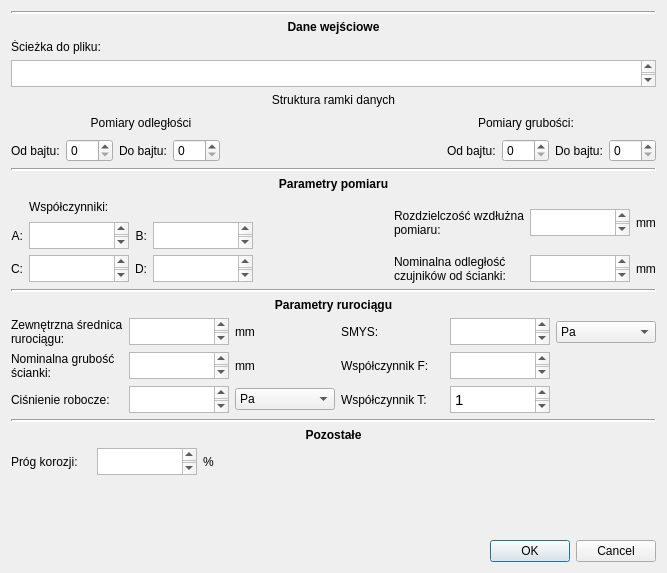
<?xml version="1.0" encoding="UTF-8"?>
<ui version="4.0">
 <class>Dialog</class>
 <widget class="QDialog" name="Dialog">
  <property name="geometry">
   <rect>
    <x>0</x>
    <y>0</y>
    <width>667</width>
    <height>573</height>
   </rect>
  </property>
  <property name="maximumSize">
   <size>
    <width>16777215</width>
    <height>16777215</height>
   </size>
  </property>
  <property name="windowTitle">
   <string>Dialog</string>
  </property>
  <layout class="QGridLayout" name="gridLayout_4">
   <item row="0" column="0">
    <widget class="Line" name="line_2">
     <property name="lineWidth">
      <number>2</number>
     </property>
     <property name="orientation">
      <enum>Qt::Horizontal</enum>
     </property>
    </widget>
   </item>
   <item row="1" column="0">
    <widget class="QLabel" name="label_30">
     <property name="font">
      <font>
       <weight>75</weight>
       <bold>true</bold>
      </font>
     </property>
     <property name="text">
      <string>Dane wejściowe</string>
     </property>
     <property name="alignment">
      <set>Qt::AlignCenter</set>
     </property>
    </widget>
   </item>
   <item row="2" column="0">
    <widget class="QLabel" name="label_6">
     <property name="text">
      <string>Ścieżka do pliku:</string>
     </property>
    </widget>
   </item>
   <item row="3" column="0">
    <widget class="QTextEdit" name="textEdit_url">
     <property name="minimumSize">
      <size>
       <width>0</width>
       <height>0</height>
      </size>
     </property>
     <property name="maximumSize">
      <size>
       <width>16777215</width>
       <height>27</height>
      </size>
     </property>
     <property name="html">
      <string>&lt;!DOCTYPE HTML PUBLIC &quot;-//W3C//DTD HTML 4.0//EN&quot; &quot;http://www.w3.org/TR/REC-html40/strict.dtd&quot;&gt;
&lt;html&gt;&lt;head&gt;&lt;meta name=&quot;qrichtext&quot; content=&quot;1&quot; /&gt;&lt;style type=&quot;text/css&quot;&gt;
p, li { white-space: pre-wrap; }
&lt;/style&gt;&lt;/head&gt;&lt;body style=&quot; font-family:'Ubuntu'; font-size:11pt; font-weight:400; font-style:normal;&quot;&gt;
&lt;p style=&quot;-qt-paragraph-type:empty; margin-top:0px; margin-bottom:0px; margin-left:0px; margin-right:0px; -qt-block-indent:0; text-indent:0px;&quot;&gt;&lt;br /&gt;&lt;/p&gt;&lt;/body&gt;&lt;/html&gt;</string>
     </property>
    </widget>
   </item>
   <item row="4" column="0">
    <widget class="QLabel" name="label_8">
     <property name="text">
      <string>Struktura ramki danych</string>
     </property>
     <property name="alignment">
      <set>Qt::AlignCenter</set>
     </property>
    </widget>
   </item>
   <item row="5" column="0">
    <layout class="QHBoxLayout" name="horizontalLayout_3">
     <item>
      <widget class="QLabel" name="label_23">
       <property name="minimumSize">
        <size>
         <width>260</width>
         <height>0</height>
        </size>
       </property>
       <property name="text">
        <string>Pomiary odległości</string>
       </property>
       <property name="alignment">
        <set>Qt::AlignCenter</set>
       </property>
      </widget>
     </item>
     <item>
      <spacer name="horizontalSpacer_2">
       <property name="orientation">
        <enum>Qt::Horizontal</enum>
       </property>
       <property name="sizeHint" stdset="0">
        <size>
         <width>40</width>
         <height>20</height>
        </size>
       </property>
      </spacer>
     </item>
     <item>
      <widget class="QLabel" name="label_22">
       <property name="minimumSize">
        <size>
         <width>260</width>
         <height>0</height>
        </size>
       </property>
       <property name="text">
        <string>Pomiary grubości:</string>
       </property>
       <property name="alignment">
        <set>Qt::AlignCenter</set>
       </property>
      </widget>
     </item>
    </layout>
   </item>
   <item row="6" column="0">
    <layout class="QHBoxLayout" name="horizontalLayout_2">
     <item>
      <widget class="QLabel" name="label_24">
       <property name="text">
        <string>Od bajtu:</string>
       </property>
      </widget>
     </item>
     <item>
      <widget class="QSpinBox" name="spinBox_dist_b_start">
       <property name="maximum">
        <number>999</number>
       </property>
      </widget>
     </item>
     <item>
      <widget class="QLabel" name="label_25">
       <property name="text">
        <string>Do bajtu:</string>
       </property>
      </widget>
     </item>
     <item>
      <widget class="QSpinBox" name="spinBox_dist_b_end">
       <property name="maximum">
        <number>999</number>
       </property>
      </widget>
     </item>
     <item>
      <spacer name="horizontalSpacer_3">
       <property name="orientation">
        <enum>Qt::Horizontal</enum>
       </property>
       <property name="sizeHint" stdset="0">
        <size>
         <width>40</width>
         <height>20</height>
        </size>
       </property>
      </spacer>
     </item>
     <item>
      <widget class="QLabel" name="label_27">
       <property name="text">
        <string>Od bajtu:</string>
       </property>
      </widget>
     </item>
     <item>
      <widget class="QSpinBox" name="spinBox_thick_b_start">
       <property name="maximum">
        <number>999</number>
       </property>
      </widget>
     </item>
     <item>
      <widget class="QLabel" name="label_26">
       <property name="text">
        <string>Do bajtu:</string>
       </property>
      </widget>
     </item>
     <item>
      <widget class="QSpinBox" name="spinBox_thick_b_end">
       <property name="maximum">
        <number>999</number>
       </property>
      </widget>
     </item>
    </layout>
   </item>
   <item row="7" column="0">
    <widget class="Line" name="line_3">
     <property name="lineWidth">
      <number>2</number>
     </property>
     <property name="orientation">
      <enum>Qt::Horizontal</enum>
     </property>
    </widget>
   </item>
   <item row="8" column="0">
    <widget class="QLabel" name="label_28">
     <property name="font">
      <font>
       <weight>75</weight>
       <bold>true</bold>
      </font>
     </property>
     <property name="text">
      <string>Parametry pomiaru</string>
     </property>
     <property name="alignment">
      <set>Qt::AlignCenter</set>
     </property>
    </widget>
   </item>
   <item row="9" column="0">
    <layout class="QGridLayout" name="gridLayout">
     <item row="0" column="5" rowspan="2">
      <widget class="QLabel" name="label_14">
       <property name="text">
        <string>Rozdzielczość wzdłużna 
pomiaru:</string>
       </property>
      </widget>
     </item>
     <item row="0" column="6" rowspan="2">
      <widget class="QTextEdit" name="textEdit_deltaX">
       <property name="minimumSize">
        <size>
         <width>0</width>
         <height>0</height>
        </size>
       </property>
       <property name="maximumSize">
        <size>
         <width>100</width>
         <height>27</height>
        </size>
       </property>
       <property name="html">
        <string>&lt;!DOCTYPE HTML PUBLIC &quot;-//W3C//DTD HTML 4.0//EN&quot; &quot;http://www.w3.org/TR/REC-html40/strict.dtd&quot;&gt;
&lt;html&gt;&lt;head&gt;&lt;meta name=&quot;qrichtext&quot; content=&quot;1&quot; /&gt;&lt;style type=&quot;text/css&quot;&gt;
p, li { white-space: pre-wrap; }
&lt;/style&gt;&lt;/head&gt;&lt;body style=&quot; font-family:'Ubuntu'; font-size:11pt; font-weight:400; font-style:normal;&quot;&gt;
&lt;p style=&quot;-qt-paragraph-type:empty; margin-top:0px; margin-bottom:0px; margin-left:0px; margin-right:0px; -qt-block-indent:0; text-indent:0px;&quot;&gt;&lt;br /&gt;&lt;/p&gt;&lt;/body&gt;&lt;/html&gt;</string>
       </property>
      </widget>
     </item>
     <item row="0" column="7" rowspan="2">
      <widget class="QLabel" name="label_13">
       <property name="text">
        <string>mm</string>
       </property>
      </widget>
     </item>
     <item row="1" column="0">
      <widget class="QLabel" name="label_2">
       <property name="maximumSize">
        <size>
         <width>20</width>
         <height>16777215</height>
        </size>
       </property>
       <property name="text">
        <string>A:</string>
       </property>
       <property name="alignment">
        <set>Qt::AlignRight|Qt::AlignTrailing|Qt::AlignVCenter</set>
       </property>
      </widget>
     </item>
     <item row="1" column="1">
      <widget class="QTextEdit" name="textEdit_A">
       <property name="minimumSize">
        <size>
         <width>0</width>
         <height>0</height>
        </size>
       </property>
       <property name="maximumSize">
        <size>
         <width>100</width>
         <height>27</height>
        </size>
       </property>
       <property name="html">
        <string>&lt;!DOCTYPE HTML PUBLIC &quot;-//W3C//DTD HTML 4.0//EN&quot; &quot;http://www.w3.org/TR/REC-html40/strict.dtd&quot;&gt;
&lt;html&gt;&lt;head&gt;&lt;meta name=&quot;qrichtext&quot; content=&quot;1&quot; /&gt;&lt;style type=&quot;text/css&quot;&gt;
p, li { white-space: pre-wrap; }
&lt;/style&gt;&lt;/head&gt;&lt;body style=&quot; font-family:'Ubuntu'; font-size:11pt; font-weight:400; font-style:normal;&quot;&gt;
&lt;p style=&quot;-qt-paragraph-type:empty; margin-top:0px; margin-bottom:0px; margin-left:0px; margin-right:0px; -qt-block-indent:0; text-indent:0px;&quot;&gt;&lt;br /&gt;&lt;/p&gt;&lt;/body&gt;&lt;/html&gt;</string>
       </property>
      </widget>
     </item>
     <item row="1" column="2">
      <widget class="QLabel" name="label_3">
       <property name="maximumSize">
        <size>
         <width>20</width>
         <height>16777215</height>
        </size>
       </property>
       <property name="text">
        <string>B:</string>
       </property>
       <property name="alignment">
        <set>Qt::AlignRight|Qt::AlignTrailing|Qt::AlignVCenter</set>
       </property>
      </widget>
     </item>
     <item row="1" column="3">
      <widget class="QTextEdit" name="textEdit_B">
       <property name="minimumSize">
        <size>
         <width>0</width>
         <height>0</height>
        </size>
       </property>
       <property name="maximumSize">
        <size>
         <width>100</width>
         <height>27</height>
        </size>
       </property>
       <property name="html">
        <string>&lt;!DOCTYPE HTML PUBLIC &quot;-//W3C//DTD HTML 4.0//EN&quot; &quot;http://www.w3.org/TR/REC-html40/strict.dtd&quot;&gt;
&lt;html&gt;&lt;head&gt;&lt;meta name=&quot;qrichtext&quot; content=&quot;1&quot; /&gt;&lt;style type=&quot;text/css&quot;&gt;
p, li { white-space: pre-wrap; }
&lt;/style&gt;&lt;/head&gt;&lt;body style=&quot; font-family:'Ubuntu'; font-size:11pt; font-weight:400; font-style:normal;&quot;&gt;
&lt;p style=&quot;-qt-paragraph-type:empty; margin-top:0px; margin-bottom:0px; margin-left:0px; margin-right:0px; -qt-block-indent:0; text-indent:0px;&quot;&gt;&lt;br /&gt;&lt;/p&gt;&lt;/body&gt;&lt;/html&gt;</string>
       </property>
      </widget>
     </item>
     <item row="1" column="4">
      <spacer name="horizontalSpacer">
       <property name="orientation">
        <enum>Qt::Horizontal</enum>
       </property>
       <property name="sizeHint" stdset="0">
        <size>
         <width>40</width>
         <height>20</height>
        </size>
       </property>
      </spacer>
     </item>
     <item row="2" column="0">
      <widget class="QLabel" name="label_4">
       <property name="maximumSize">
        <size>
         <width>20</width>
         <height>16777215</height>
        </size>
       </property>
       <property name="text">
        <string>C:</string>
       </property>
       <property name="alignment">
        <set>Qt::AlignRight|Qt::AlignTrailing|Qt::AlignVCenter</set>
       </property>
      </widget>
     </item>
     <item row="2" column="1">
      <widget class="QTextEdit" name="textEdit_C">
       <property name="minimumSize">
        <size>
         <width>0</width>
         <height>0</height>
        </size>
       </property>
       <property name="maximumSize">
        <size>
         <width>100</width>
         <height>27</height>
        </size>
       </property>
       <property name="html">
        <string>&lt;!DOCTYPE HTML PUBLIC &quot;-//W3C//DTD HTML 4.0//EN&quot; &quot;http://www.w3.org/TR/REC-html40/strict.dtd&quot;&gt;
&lt;html&gt;&lt;head&gt;&lt;meta name=&quot;qrichtext&quot; content=&quot;1&quot; /&gt;&lt;style type=&quot;text/css&quot;&gt;
p, li { white-space: pre-wrap; }
&lt;/style&gt;&lt;/head&gt;&lt;body style=&quot; font-family:'Ubuntu'; font-size:11pt; font-weight:400; font-style:normal;&quot;&gt;
&lt;p style=&quot;-qt-paragraph-type:empty; margin-top:0px; margin-bottom:0px; margin-left:0px; margin-right:0px; -qt-block-indent:0; text-indent:0px;&quot;&gt;&lt;br /&gt;&lt;/p&gt;&lt;/body&gt;&lt;/html&gt;</string>
       </property>
      </widget>
     </item>
     <item row="2" column="2">
      <widget class="QLabel" name="label_5">
       <property name="maximumSize">
        <size>
         <width>20</width>
         <height>16777215</height>
        </size>
       </property>
       <property name="text">
        <string>D:</string>
       </property>
       <property name="alignment">
        <set>Qt::AlignRight|Qt::AlignTrailing|Qt::AlignVCenter</set>
       </property>
      </widget>
     </item>
     <item row="2" column="3">
      <widget class="QTextEdit" name="textEdit_D">
       <property name="minimumSize">
        <size>
         <width>0</width>
         <height>0</height>
        </size>
       </property>
       <property name="maximumSize">
        <size>
         <width>100</width>
         <height>27</height>
        </size>
       </property>
       <property name="html">
        <string>&lt;!DOCTYPE HTML PUBLIC &quot;-//W3C//DTD HTML 4.0//EN&quot; &quot;http://www.w3.org/TR/REC-html40/strict.dtd&quot;&gt;
&lt;html&gt;&lt;head&gt;&lt;meta name=&quot;qrichtext&quot; content=&quot;1&quot; /&gt;&lt;style type=&quot;text/css&quot;&gt;
p, li { white-space: pre-wrap; }
&lt;/style&gt;&lt;/head&gt;&lt;body style=&quot; font-family:'Ubuntu'; font-size:11pt; font-weight:400; font-style:normal;&quot;&gt;
&lt;p style=&quot;-qt-paragraph-type:empty; margin-top:0px; margin-bottom:0px; margin-left:0px; margin-right:0px; -qt-block-indent:0; text-indent:0px;&quot;&gt;&lt;br /&gt;&lt;/p&gt;&lt;/body&gt;&lt;/html&gt;</string>
       </property>
      </widget>
     </item>
     <item row="2" column="5">
      <widget class="QLabel" name="label_15">
       <property name="text">
        <string>Nominalna odległość
czujników od ścianki:</string>
       </property>
      </widget>
     </item>
     <item row="2" column="6">
      <widget class="QTextEdit" name="textEdit_dist">
       <property name="minimumSize">
        <size>
         <width>0</width>
         <height>0</height>
        </size>
       </property>
       <property name="maximumSize">
        <size>
         <width>100</width>
         <height>27</height>
        </size>
       </property>
       <property name="html">
        <string>&lt;!DOCTYPE HTML PUBLIC &quot;-//W3C//DTD HTML 4.0//EN&quot; &quot;http://www.w3.org/TR/REC-html40/strict.dtd&quot;&gt;
&lt;html&gt;&lt;head&gt;&lt;meta name=&quot;qrichtext&quot; content=&quot;1&quot; /&gt;&lt;style type=&quot;text/css&quot;&gt;
p, li { white-space: pre-wrap; }
&lt;/style&gt;&lt;/head&gt;&lt;body style=&quot; font-family:'Ubuntu'; font-size:11pt; font-weight:400; font-style:normal;&quot;&gt;
&lt;p style=&quot;-qt-paragraph-type:empty; margin-top:0px; margin-bottom:0px; margin-left:0px; margin-right:0px; -qt-block-indent:0; text-indent:0px;&quot;&gt;&lt;br /&gt;&lt;/p&gt;&lt;/body&gt;&lt;/html&gt;</string>
       </property>
      </widget>
     </item>
     <item row="2" column="7">
      <widget class="QLabel" name="label_16">
       <property name="text">
        <string>mm</string>
       </property>
      </widget>
     </item>
     <item row="0" column="1">
      <widget class="QLabel" name="label">
       <property name="text">
        <string>Współczynniki:</string>
       </property>
       <property name="alignment">
        <set>Qt::AlignLeading|Qt::AlignLeft|Qt::AlignVCenter</set>
       </property>
      </widget>
     </item>
    </layout>
   </item>
   <item row="10" column="0">
    <widget class="Line" name="line_4">
     <property name="lineWidth">
      <number>2</number>
     </property>
     <property name="orientation">
      <enum>Qt::Horizontal</enum>
     </property>
    </widget>
   </item>
   <item row="11" column="0">
    <widget class="QLabel" name="label_29">
     <property name="font">
      <font>
       <weight>75</weight>
       <bold>true</bold>
      </font>
     </property>
     <property name="text">
      <string>Parametry rurociągu</string>
     </property>
     <property name="alignment">
      <set>Qt::AlignCenter</set>
     </property>
    </widget>
   </item>
   <item row="12" column="0">
    <layout class="QGridLayout" name="gridLayout_2">
     <item row="0" column="0">
      <widget class="QLabel" name="label_9">
       <property name="text">
        <string>Zewnętrzna średnica
rurociągu:</string>
       </property>
      </widget>
     </item>
     <item row="0" column="1">
      <widget class="QTextEdit" name="textEdit_diameter">
       <property name="minimumSize">
        <size>
         <width>0</width>
         <height>0</height>
        </size>
       </property>
       <property name="maximumSize">
        <size>
         <width>100</width>
         <height>27</height>
        </size>
       </property>
       <property name="html">
        <string>&lt;!DOCTYPE HTML PUBLIC &quot;-//W3C//DTD HTML 4.0//EN&quot; &quot;http://www.w3.org/TR/REC-html40/strict.dtd&quot;&gt;
&lt;html&gt;&lt;head&gt;&lt;meta name=&quot;qrichtext&quot; content=&quot;1&quot; /&gt;&lt;style type=&quot;text/css&quot;&gt;
p, li { white-space: pre-wrap; }
&lt;/style&gt;&lt;/head&gt;&lt;body style=&quot; font-family:'Ubuntu'; font-size:11pt; font-weight:400; font-style:normal;&quot;&gt;
&lt;p style=&quot;-qt-paragraph-type:empty; margin-top:0px; margin-bottom:0px; margin-left:0px; margin-right:0px; -qt-block-indent:0; text-indent:0px;&quot;&gt;&lt;br /&gt;&lt;/p&gt;&lt;/body&gt;&lt;/html&gt;</string>
       </property>
      </widget>
     </item>
     <item row="0" column="2">
      <widget class="QLabel" name="label_10">
       <property name="text">
        <string>mm</string>
       </property>
      </widget>
     </item>
     <item row="0" column="3">
      <widget class="QLabel" name="label_19">
       <property name="text">
        <string>SMYS:</string>
       </property>
      </widget>
     </item>
     <item row="0" column="4">
      <widget class="QTextEdit" name="textEdit_smys">
       <property name="minimumSize">
        <size>
         <width>0</width>
         <height>0</height>
        </size>
       </property>
       <property name="maximumSize">
        <size>
         <width>100</width>
         <height>27</height>
        </size>
       </property>
       <property name="html">
        <string>&lt;!DOCTYPE HTML PUBLIC &quot;-//W3C//DTD HTML 4.0//EN&quot; &quot;http://www.w3.org/TR/REC-html40/strict.dtd&quot;&gt;
&lt;html&gt;&lt;head&gt;&lt;meta name=&quot;qrichtext&quot; content=&quot;1&quot; /&gt;&lt;style type=&quot;text/css&quot;&gt;
p, li { white-space: pre-wrap; }
&lt;/style&gt;&lt;/head&gt;&lt;body style=&quot; font-family:'Ubuntu'; font-size:11pt; font-weight:400; font-style:normal;&quot;&gt;
&lt;p style=&quot;-qt-paragraph-type:empty; margin-top:0px; margin-bottom:0px; margin-left:0px; margin-right:0px; -qt-block-indent:0; text-indent:0px;&quot;&gt;&lt;br /&gt;&lt;/p&gt;&lt;/body&gt;&lt;/html&gt;</string>
       </property>
      </widget>
     </item>
     <item row="0" column="5">
      <widget class="QComboBox" name="comboBox">
       <property name="maximumSize">
        <size>
         <width>100</width>
         <height>16777215</height>
        </size>
       </property>
       <item>
        <property name="text">
         <string>Pa</string>
        </property>
       </item>
       <item>
        <property name="text">
         <string>hPa</string>
        </property>
       </item>
       <item>
        <property name="text">
         <string>bar</string>
        </property>
       </item>
       <item>
        <property name="text">
         <string>psi</string>
        </property>
       </item>
       <item>
        <property name="text">
         <string>atm</string>
        </property>
       </item>
      </widget>
     </item>
     <item row="1" column="0">
      <widget class="QLabel" name="label_12">
       <property name="text">
        <string>Nominalna grubość
ścianki:</string>
       </property>
      </widget>
     </item>
     <item row="1" column="1">
      <widget class="QTextEdit" name="textEdit_thickness">
       <property name="minimumSize">
        <size>
         <width>0</width>
         <height>0</height>
        </size>
       </property>
       <property name="maximumSize">
        <size>
         <width>100</width>
         <height>27</height>
        </size>
       </property>
       <property name="html">
        <string>&lt;!DOCTYPE HTML PUBLIC &quot;-//W3C//DTD HTML 4.0//EN&quot; &quot;http://www.w3.org/TR/REC-html40/strict.dtd&quot;&gt;
&lt;html&gt;&lt;head&gt;&lt;meta name=&quot;qrichtext&quot; content=&quot;1&quot; /&gt;&lt;style type=&quot;text/css&quot;&gt;
p, li { white-space: pre-wrap; }
&lt;/style&gt;&lt;/head&gt;&lt;body style=&quot; font-family:'Ubuntu'; font-size:11pt; font-weight:400; font-style:normal;&quot;&gt;
&lt;p style=&quot;-qt-paragraph-type:empty; margin-top:0px; margin-bottom:0px; margin-left:0px; margin-right:0px; -qt-block-indent:0; text-indent:0px;&quot;&gt;&lt;br /&gt;&lt;/p&gt;&lt;/body&gt;&lt;/html&gt;</string>
       </property>
      </widget>
     </item>
     <item row="1" column="2">
      <widget class="QLabel" name="label_11">
       <property name="text">
        <string>mm</string>
       </property>
      </widget>
     </item>
     <item row="1" column="3">
      <widget class="QLabel" name="label_20">
       <property name="text">
        <string>Współczynnik F:</string>
       </property>
      </widget>
     </item>
     <item row="1" column="4">
      <widget class="QTextEdit" name="textEdit_F">
       <property name="minimumSize">
        <size>
         <width>0</width>
         <height>0</height>
        </size>
       </property>
       <property name="maximumSize">
        <size>
         <width>100</width>
         <height>27</height>
        </size>
       </property>
       <property name="html">
        <string>&lt;!DOCTYPE HTML PUBLIC &quot;-//W3C//DTD HTML 4.0//EN&quot; &quot;http://www.w3.org/TR/REC-html40/strict.dtd&quot;&gt;
&lt;html&gt;&lt;head&gt;&lt;meta name=&quot;qrichtext&quot; content=&quot;1&quot; /&gt;&lt;style type=&quot;text/css&quot;&gt;
p, li { white-space: pre-wrap; }
&lt;/style&gt;&lt;/head&gt;&lt;body style=&quot; font-family:'Ubuntu'; font-size:11pt; font-weight:400; font-style:normal;&quot;&gt;
&lt;p style=&quot;-qt-paragraph-type:empty; margin-top:0px; margin-bottom:0px; margin-left:0px; margin-right:0px; -qt-block-indent:0; text-indent:0px;&quot;&gt;&lt;br /&gt;&lt;/p&gt;&lt;/body&gt;&lt;/html&gt;</string>
       </property>
      </widget>
     </item>
     <item row="2" column="0">
      <widget class="QLabel" name="label_7">
       <property name="text">
        <string>Ciśnienie robocze:</string>
       </property>
      </widget>
     </item>
     <item row="2" column="1">
      <widget class="QTextEdit" name="textEdit_P">
       <property name="minimumSize">
        <size>
         <width>0</width>
         <height>0</height>
        </size>
       </property>
       <property name="maximumSize">
        <size>
         <width>100</width>
         <height>27</height>
        </size>
       </property>
       <property name="html">
        <string>&lt;!DOCTYPE HTML PUBLIC &quot;-//W3C//DTD HTML 4.0//EN&quot; &quot;http://www.w3.org/TR/REC-html40/strict.dtd&quot;&gt;
&lt;html&gt;&lt;head&gt;&lt;meta name=&quot;qrichtext&quot; content=&quot;1&quot; /&gt;&lt;style type=&quot;text/css&quot;&gt;
p, li { white-space: pre-wrap; }
&lt;/style&gt;&lt;/head&gt;&lt;body style=&quot; font-family:'Ubuntu'; font-size:11pt; font-weight:400; font-style:normal;&quot;&gt;
&lt;p style=&quot;-qt-paragraph-type:empty; margin-top:0px; margin-bottom:0px; margin-left:0px; margin-right:0px; -qt-block-indent:0; text-indent:0px;&quot;&gt;&lt;br /&gt;&lt;/p&gt;&lt;/body&gt;&lt;/html&gt;</string>
       </property>
      </widget>
     </item>
     <item row="2" column="2">
      <widget class="QComboBox" name="comboBox_2">
       <property name="maximumSize">
        <size>
         <width>100</width>
         <height>16777215</height>
        </size>
       </property>
       <item>
        <property name="text">
         <string>Pa</string>
        </property>
       </item>
       <item>
        <property name="text">
         <string>hPa</string>
        </property>
       </item>
       <item>
        <property name="text">
         <string>bar</string>
        </property>
       </item>
       <item>
        <property name="text">
         <string>psi</string>
        </property>
       </item>
       <item>
        <property name="text">
         <string>atm</string>
        </property>
       </item>
      </widget>
     </item>
     <item row="2" column="3">
      <widget class="QLabel" name="label_21">
       <property name="text">
        <string>Współczynnik T:</string>
       </property>
      </widget>
     </item>
     <item row="2" column="4">
      <widget class="QTextEdit" name="textEdit_T">
       <property name="minimumSize">
        <size>
         <width>0</width>
         <height>0</height>
        </size>
       </property>
       <property name="maximumSize">
        <size>
         <width>100</width>
         <height>27</height>
        </size>
       </property>
       <property name="html">
        <string>&lt;!DOCTYPE HTML PUBLIC &quot;-//W3C//DTD HTML 4.0//EN&quot; &quot;http://www.w3.org/TR/REC-html40/strict.dtd&quot;&gt;
&lt;html&gt;&lt;head&gt;&lt;meta name=&quot;qrichtext&quot; content=&quot;1&quot; /&gt;&lt;style type=&quot;text/css&quot;&gt;
p, li { white-space: pre-wrap; }
&lt;/style&gt;&lt;/head&gt;&lt;body style=&quot; font-family:'Ubuntu'; font-size:11pt; font-weight:400; font-style:normal;&quot;&gt;
&lt;p style=&quot; margin-top:0px; margin-bottom:0px; margin-left:0px; margin-right:0px; -qt-block-indent:0; text-indent:0px;&quot;&gt;1&lt;/p&gt;&lt;/body&gt;&lt;/html&gt;</string>
       </property>
      </widget>
     </item>
    </layout>
   </item>
   <item row="13" column="0">
    <widget class="Line" name="line_5">
     <property name="lineWidth">
      <number>2</number>
     </property>
     <property name="orientation">
      <enum>Qt::Horizontal</enum>
     </property>
    </widget>
   </item>
   <item row="14" column="0">
    <widget class="QLabel" name="label_31">
     <property name="font">
      <font>
       <weight>75</weight>
       <bold>true</bold>
      </font>
     </property>
     <property name="text">
      <string>Pozostałe</string>
     </property>
     <property name="alignment">
      <set>Qt::AlignCenter</set>
     </property>
    </widget>
   </item>
   <item row="15" column="0">
    <layout class="QGridLayout" name="gridLayout_3">
     <item row="0" column="0">
      <widget class="QLabel" name="label_17">
       <property name="maximumSize">
        <size>
         <width>80</width>
         <height>16777215</height>
        </size>
       </property>
       <property name="text">
        <string>Próg korozji:</string>
       </property>
      </widget>
     </item>
     <item row="0" column="1">
      <widget class="QTextEdit" name="textEdit_corr_treshold">
       <property name="minimumSize">
        <size>
         <width>0</width>
         <height>0</height>
        </size>
       </property>
       <property name="maximumSize">
        <size>
         <width>100</width>
         <height>27</height>
        </size>
       </property>
       <property name="html">
        <string>&lt;!DOCTYPE HTML PUBLIC &quot;-//W3C//DTD HTML 4.0//EN&quot; &quot;http://www.w3.org/TR/REC-html40/strict.dtd&quot;&gt;
&lt;html&gt;&lt;head&gt;&lt;meta name=&quot;qrichtext&quot; content=&quot;1&quot; /&gt;&lt;style type=&quot;text/css&quot;&gt;
p, li { white-space: pre-wrap; }
&lt;/style&gt;&lt;/head&gt;&lt;body style=&quot; font-family:'Ubuntu'; font-size:11pt; font-weight:400; font-style:normal;&quot;&gt;
&lt;p style=&quot;-qt-paragraph-type:empty; margin-top:0px; margin-bottom:0px; margin-left:0px; margin-right:0px; -qt-block-indent:0; text-indent:0px;&quot;&gt;&lt;br /&gt;&lt;/p&gt;&lt;/body&gt;&lt;/html&gt;</string>
       </property>
      </widget>
     </item>
     <item row="0" column="2">
      <widget class="QLabel" name="label_18">
       <property name="text">
        <string>%</string>
       </property>
      </widget>
     </item>
     <item row="1" column="1">
      <spacer name="verticalSpacer">
       <property name="orientation">
        <enum>Qt::Vertical</enum>
       </property>
       <property name="sizeHint" stdset="0">
        <size>
         <width>20</width>
         <height>40</height>
        </size>
       </property>
      </spacer>
     </item>
    </layout>
   </item>
   <item row="16" column="0">
    <widget class="QDialogButtonBox" name="buttonBox">
     <property name="orientation">
      <enum>Qt::Horizontal</enum>
     </property>
     <property name="standardButtons">
      <set>QDialogButtonBox::Cancel|QDialogButtonBox::Ok</set>
     </property>
    </widget>
   </item>
  </layout>
 </widget>
 <resources/>
 <connections>
  <connection>
   <sender>buttonBox</sender>
   <signal>accepted()</signal>
   <receiver>Dialog</receiver>
   <slot>accept()</slot>
   <hints>
    <hint type="sourcelabel">
     <x>248</x>
     <y>254</y>
    </hint>
    <hint type="destinationlabel">
     <x>157</x>
     <y>274</y>
    </hint>
   </hints>
  </connection>
  <connection>
   <sender>buttonBox</sender>
   <signal>rejected()</signal>
   <receiver>Dialog</receiver>
   <slot>reject()</slot>
   <hints>
    <hint type="sourcelabel">
     <x>316</x>
     <y>260</y>
    </hint>
    <hint type="destinationlabel">
     <x>286</x>
     <y>274</y>
    </hint>
   </hints>
  </connection>
 </connections>
</ui>
